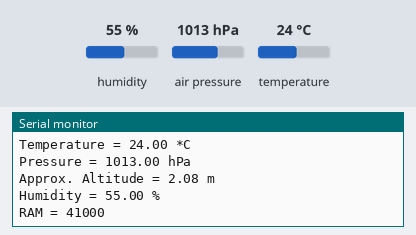
The sketch below on a simulated ESP32. Shown: the last lines printed to the serial monitor. The test bench sets the inputs (shaded band); at power-on: humidity 55 %, air pressure 1013 hPa, temperature 24 °C. No MQTT or app messages arrive unless stated.

Above: at 1.2 s.
1.3 s: humidity set to 22 %
At 2.6 s:
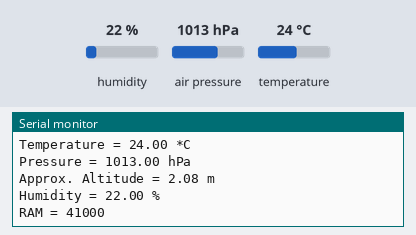
2.8 s: air pressure set to 952 hPa
At 3.9 s:
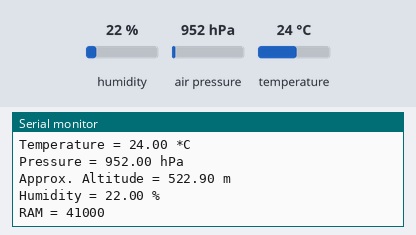

The sketch:

sketch_ESP8266.ino
```cpp
/*********
  Complete project details at https://randomnerdtutorials.com
*********/

#include <Wire.h>
#include <Adafruit_Sensor.h>
#include <Adafruit_BME280.h>
#include "EspMQTTClient.h"

/*#include <SPI.h>
#define BME_SCK 14
#define BME_MISO 12
#define BME_MOSI 13
#define BME_CS 15*/

#define SEALEVELPRESSURE_HPA (1013.25)
#define TOPIC String("Kharkiv/pressureSensor")

EspMQTTClient client(
  "ntu_khpi",
  "",
  "mqtt.korotach.com",  // MQTT Broker server ip
  "student",   // Can be omitted if not needed
  "student-password",   // Can be omitted if not nomeeded
  "sensor1",     // Client name that uniquely identify your device
  1883              // The MQTT port, default to 1883. this line can be omitted
);

Adafruit_BME280 bme; // I2C
//Adafruit_BME280 bme(BME_CS); // hardware SPI
//Adafruit_BME280 bme(BME_CS, BME_MOSI, BME_MISO, BME_SCK); // software SPI

unsigned long delayTime;

void setup() {
  Serial.begin(115200);
  Serial.println(F("BME280 test"));

  client.enableDebuggingMessages(); // Enable debugging messages sent to serial output
  client.enableHTTPWebUpdater(); // Enable the web updater. User and password default to values of MQTTUsername and MQTTPassword. These can be overridden with enableHTTPWebUpdater("user", "password").
  client.enableLastWillMessage("TestClient/lastwill", "I am going offline");  // You can activate the retain flag by setting the third parameter to true

  bool status;

  // default settings
  // (you can also pass in a Wire library object like &Wire2)
  status = bme.begin(0x76);
  if (!status) {
    Serial.println("Could not find a valid BME280 sensor, check wiring!");
    while (1);
  }

  Serial.println("-- Default Test --");
  delayTime = 1000;

  Serial.println();
}

void onConnectionEstablished()
{
  // Publish a message to "mytopic/test"
  client.publish("mytopic/test", "This is a message"); // You can activate the retain flag by setting the third parameter to true
}

void loop() {
  auto msg = getValues();
  client.publish(TOPIC, msg);
  client.loop();
  delay(delayTime);
}

String getValues() {

  auto temperature = bme.readTemperature();
  auto pressure = bme.readPressure() / 100.0F;
  auto alt = bme.readAltitude(SEALEVELPRESSURE_HPA);
  auto humidity = bme.readHumidity();

  String message = "{\n";
  message += "  \"temperature\": "; message += temperature; message += ",\n";
  message += "  \"pressure\": "; message += pressure; message += ",\n";
  message += "  \"altitude\": "; message += alt; message += ",\n";
  message += "  \"humidity\": "; message += humidity; message += "\n";
  message += "}";
  // Convert temperature to Fahrenheit
  /*Serial.print("Temperature = ");
  Serial.print(1.8 * bme.readTemperature() + 32);
  Serial.println(" *F");*/
  Serial.print("Temperature = ");
  Serial.print(temperature);
  Serial.println(" *C");

  Serial.print("Pressure = ");
  Serial.print(pressure);
  Serial.println(" hPa");

  Serial.print("Approx. Altitude = ");
  Serial.print(alt);
  Serial.println(" m");

  Serial.print("Humidity = ");
  Serial.print(humidity);
  Serial.println(" %");

  Serial.print("RAM = ");
  Serial.print(ESP.getFreeHeap());

  Serial.println();
  return message;
}
```

Measured:
- after the input at 1.3 s, the serial monitor: prints a new line after 0.72 s (image 1)
- after the input at 2.8 s, the serial monitor: prints a new line after 0.23 s (image 2)
